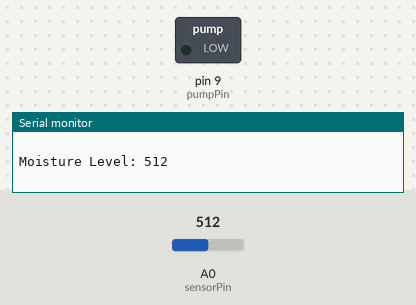
This sketch was run on a simulated Arduino Uno, built with avr-gcc and run on an emulated ATmega328P. On the bench: switched loads named in the sketch (green lamp = pin HIGH), the last lines printed to the serial monitor. The test bench sets the inputs (shaded band); at power-on: A0 (sensorPin) = 512.

Above: at 6.9 s.
7.0 s: A0 (sensorPin) set to 541
10.0 s: A0 (sensorPin) set to 565
At 10.5 s:
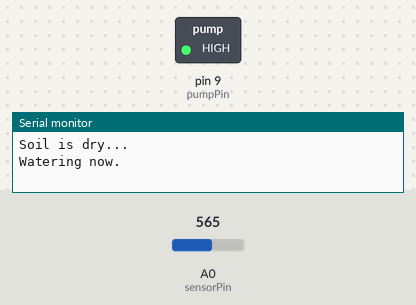
Timing chart, 0 to 16.1 s (numbered marks = the images above; inputs shaded):
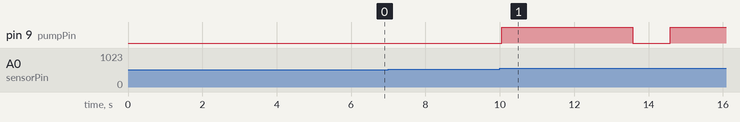

The sketch:

ArduPlant.ino
```cpp
/* This is ArduPlant! ArduPlant is a gardening system that takes care of the
 * watering for you. It uses a moisture sensor to detect how dry your plant's
 * soil is, then it will evenly pump out water around the pot. Your only job
 * is to ensure that your water tank stays filled, and that's it! You can connect
 * the ArduPlant to your computer and access its processing infromation
 * using the Arduino IDE and the integrated Serial Monitor. This will allow you
 * to see your plant's soil moisture level in real time and it will give you
 * updates on what the ArduPlant is doing: calibrating, reading sensors, watering.
 * Every couple of days the microcomputer will blink rapidly as a reminder to check
 * the water tank's level. No need to press any buttons, it's just a reminder!
 * Enjoy the fun of gardening without the stress of making sure you water your
 * plant at the right time, don't overwater, or don't underwater. Just sit back
 * and focus on the more important things!
 */

/* Parts Required:
 *  Arduino UNO board
 *  Mini breadboard
 *  Transistor
 *  Diode
 *  Moisutre sensor (with included connection module)
 *  Brushless DC submersible water pump
 *  Vinyl tubing
 *  Plastic water tank
 *  Plastic Arduino board housing
 *  5V Arduino compatible wall power adapter
 *  12V wall power adapter (to power the pump)
 *  Plant pot
 *
 *  Created 21 July 2016
 *  by Nick Liccini
 */

/* Variables to initialize include moisture value, sensor, and actuator
 * connection pins. You can choose different pins to connect to. Pin 13
 * is normally used as the board's built-in LED pin.
 */
int moistureVal;
unsigned long previousTime;
const int sensorPin = A0;
const int pumpPin = 9;
const int onBoardLED = 13;

/* These are the user's configurable variables depending on your needs:
 * The constant pumpTime is where you determine how long you want the pump
 * to run when it is activated. Less time (in milliseconds) means less water.
 * The variable dryVal is the default "too dry" value for calibrating in wet
 * soil; it can be changed depending on how dry is "too dry" (as a default value
 * for when you calibrate in wet soil only). The constant interval is your
 * interval for how often you want to be reminded to check the water tank (in
 * milliseconds).
 */
const int pumpTime = 3500;
int dryVal = 550; // default dry soil value in case of wet calibration
const long interval = 173000000; // 2 days in milliseconds

/* The setup() method simply declares the pins' modes and sets everything intially
 * to off. Then it begins calibration to the "too dry" value using the intiate()
 * method.
 */
void setup() {
  pinMode(pumpPin, OUTPUT);
  digitalWrite(pumpPin, LOW);
  initiate();
} // end setup()

/* The main body of ArduPlant, the loop() method, continuously reads the value of
 * the soil's moisture and prints it out the the Serial Monitor (visible when
 * connected to a computer), then checks to see if that moisture value is too dry
 * using the checkMoisture() method (a true or false value). If the soil is too
 * dry, then the microprocessor activates the pump, if not it continues reading
 * the sensor's values. Every couple of days, the onboard LED lights will flash
 * to remind you to check the level in the water tank. And that's all there is
 * to it! More features to come such as temperature and humidity monitoring, light
 * monitoring with control over artifical lighting fixtures, and more!
 */
void loop() {
  moistureVal = analogRead(sensorPin);
  Serial.println(" ");
  Serial.print("Moisture Level: ");
  Serial.println(moistureVal);
  Serial.println(" ");

  if(checkMoisture()) {
    pump(pumpTime);
  }
  else {
    // If soil is not too dry, do nothing.
  }

  wateringAlert();
} // end loop()

/* The initiate() method establishes a connection to the Serial Monitor and displays
 * a few messages, then it gives an indication that the system is online by using
 * the onboard LED, then it calibrates for the "too dry" value.
 */
void initiate() {
  Serial.begin(9600);
  Serial.print("ArduPlant Status: ");
  Serial.println("online");
  delay(500);
  digitalWrite(onBoardLED, HIGH);
  dryVal = calibrate();
  Serial.print("Dry Value: ");
  Serial.println(dryVal);
  blinkLED(3);
  delay(500);
} // end initiate()

/* The calibrate() method uses the first 4.5 seconds to determine how dry is
 * "too dry" for your plant. If your plant has recently been watered when you
 * first set up ArduPlant, don't worry! ArduPlant knows this can happen and has
 * a default dry value that is a common value for soil that is in need of watering.
 */
int calibrate() {
  int reading;
  while(millis() < 4500) {
    reading = analogRead(sensorPin);
  }
  if(reading > dryVal && reading < 850) {
    return reading;
  }
  else {
    return dryVal;
  }
} // end calibrate()

/* The checkMoisture() boolean method is a comparason method that will return a
 * true value if the current soil moisture level is more dry than the predetermined
 * "too dry" value, or it will return false if the soil is still moist.
 */
boolean checkMoisture() {
  if(moistureVal >= dryVal) {
    return true;
  }
  else {
    return false;
  }
} // end checkMoisture()

/* The pump() method is where the Arduino board tells the pump to turn on and water
 * your plant. It takes one parameter: duration. This simply tells the Arduino how
 * long to let the pump water for, and this is mutable in the loop() method. Some
 * plants need more water than others, some don't. You can configure the watering
 * needs for your specific plant!
 */
void pump(int duration) {
  Serial.println("Soil is dry...");
  digitalWrite(pumpPin, HIGH);
  Serial.println("Watering now.");
  Serial.println(" ");
  delay(duration);
  digitalWrite(pumpPin, LOW);
  Serial.println("Done.");
  Serial.println(" ");
  delay(1000);
  Serial.println("Soil is good.");
  Serial.println("Plant happy :)");
} // end pump()

/* The blinkLED method is used to, you guessed it, blink the onboard LED! It takes
 * one parameter: blinks. This is how many blinks you want to Arduino to perform.
 * Remember, they're rapid blinks, each one lasts for only a quarter of a second,
 * so make sure to assign enough that you can notice them!
 */
void blinkLED(int blinks) {
  for(int i = 0; i < blinks; i++) {
    digitalWrite(onBoardLED, HIGH);
    delay(125);
    digitalWrite(onBoardLED, LOW);
    delay(125);
  }
} // end blinkLED()

/* The wateringAlert() method uses a timer to notify you every couple of days
 * to check the level of your water tank. It does so by constantly checking if
 * two days have passed, and if so, it rapidly blinks the onboard LED to however
 * many times you choose to set it. Default is 10 rapid blinks, but you can change
 * that by changing the parameters of the blink() method! More features to come
 * such as an alert noise!
 */
void wateringAlert() {
  if(millis() - previousTime > interval) {
    previousTime += interval;
    Serial.println("Check water tank!");
    blinkLED(10);
    Serial.println(" ");
  }
} // end wateringAlert()
```

Measured:
- the behaviour switches between 549 and 550 on A0 (sensorPin) (found by bisection; images 0 and 1)
- after the input at 10.0 s, pin 9 (pumpPin): LOW → HIGH after 0.05 s, → LOW 3.5 s later, → HIGH 1.0 s later
